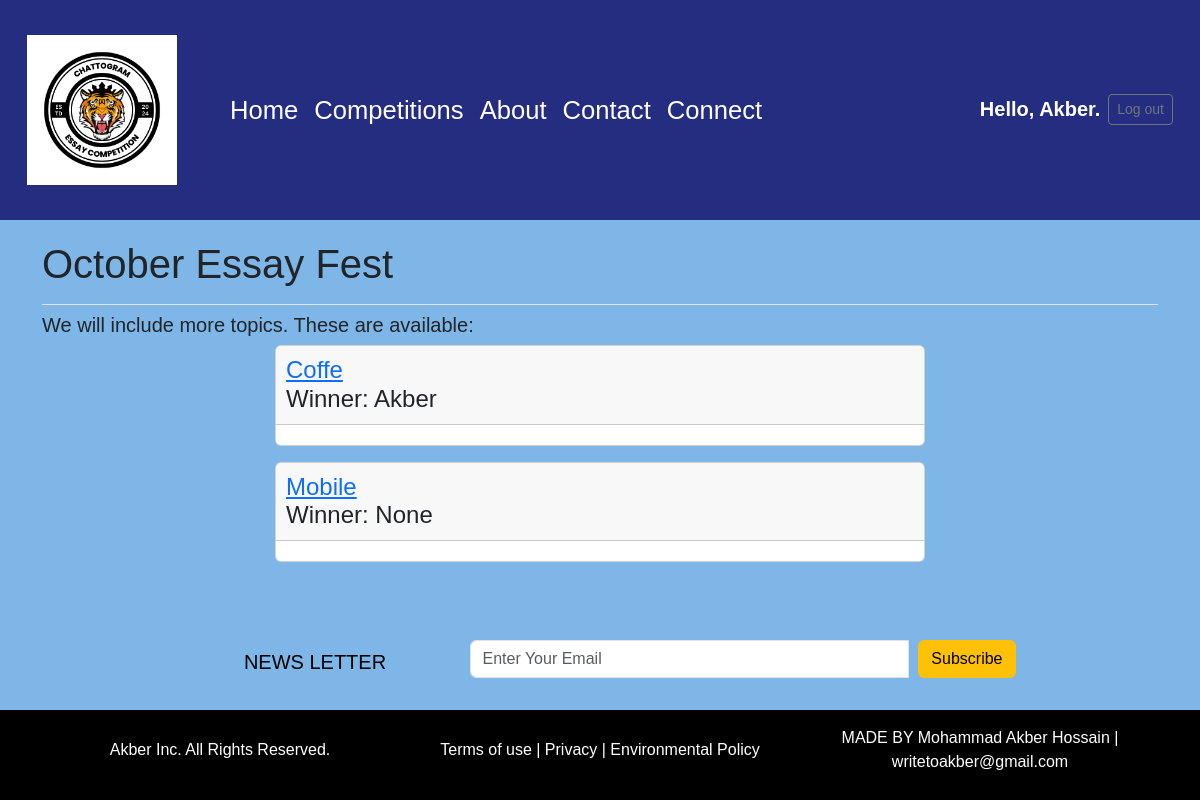
The page /competitions/1/ (signed in) on the database its author committed.
### nana/models.py (models this page shows, shortened)
class Competition(models.Model):
    name = models.CharField(max_length=250)
    deadline = models.DateTimeField()

class EssayTopic(models.Model):
    name = models.CharField(max_length=100)
    description = models.CharField(max_length=300)
    winner = models.ForeignKey(User, on_delete=models.CASCADE, null=True, blank=True)
    competition = models.ForeignKey(Competition, on_delete=models.CASCADE)

### nana/views.py (the view)
# urls.py: path('competitions/<int:competition_id>/', views.competition, name='competition'),
@login_required
def competition(request, competition_id):
    competition = Competition.objects.get(id=competition_id)
    essay_topics = EssayTopic.objects.filter(competition_id=competition)
    context = {'competition': competition, 'essay_topics': essay_topics,'now': timezone.now()}
    return render(request, 'nana/essaytopics.html', context)

### nana/templates/nana/essaytopics.html (shortened to what this page needs)
{% extends "nana/base.html" %}
{% block page_header %}
{% load static %}
 {% load django_bootstrap5 %}
    {% bootstrap_css %}
<body>
    <h1>{{ competition.name }}</h1>
{% endblock page_header %}
{% block content %}
    <h5>We will include more topics. These  are available:</h5>
    {% for x in essay_topics %}
        <div class="card mb-3">
            <h4 class="card-header">
                <a href="{% url 'nana:new_essay' x.id %}">
                    {{ x.name }}
                </a>
                {% if competition.deadline < now %}
                    <br>Winner: {{ x.winner }}
                {% endif %}
            </h4>
            <div class="card-body">
            </div>
        </div>
    {% empty %}
        <p>There are no entries for the topic yet.</p>
    {% endfor %}
{% endblock content %}

### nana/templates/nana/base.html (shortened to what this page needs)
{% load static %}
<html>
<html lang="en">
<head>
    {% load django_bootstrap5 %}
    {% bootstrap_css %}
</head>
<body>
<header class="header-container">
    <div class="container-fluid">
        <div class="row align-items-center">
            <div class="col-md-2 col-sm-3 col-6">
                <div class="logo">
                    <img src="{% static 'nana/images/Tiger_logo.png' %}" alt="Tiger Logo">
                </div>
            </div>
            <div class="col-md-10 col-sm-9 col-6 text-right">
                <nav class="navbar navbar-expand-lg navbar-light float-right">
                    <div class="collapse navbar-collapse" id="navbarSupportedContent">
                        <ul class="navbar-nav me-auto mb-2 mb-lg-0">
                            <li class="nav-item">
                                <a class="nav-link" href="{% url 'nana:index' %}">Home</a>
                            </li>
                            <li class="nav-item">
                                <a class="nav-link" href="{% url 'nana:competitions' %}">Competitions</a>
                            </li>
                            <li class="nav-item">
                                <a class="nav-link" href="{% url 'nana:about' %}">About</a>
                            </li>
                            <li class="nav-item">
                                <a class="nav-link" href="{% url 'nana:contact' %}">Contact</a>
                            </li>
                            <li class="nav-item">
                                <a class="nav-link" href="https://www.linkedin.com/in/akber2004/">Connect</a>
                            </li>
                        </ul>
                        <ul class="navbar-nav ms-auto">
                            {% if user.is_authenticated %}
                                <li class="nav-item">
                                    <span class="navbar-text text-white text me-2">Hello, {{ user.username }}.</span>
                                </li>
                                <li class="nav-item">
                                    <form action="{% url 'accounts:logout' %}" method="post">
                                        <button name="submit" class="btn btn-outline-secondary btn-sm text">
                                            Log out
                                        </button>
                                    </form>
                                </li>
                            {% endif %}
                        </ul>
                    </div>
                </nav>
            </div>
        </div>
    </div>
</header>
<main class="container main-content">
    <div class="pb-2 mb-2 border-bottom">
        {% block page_header %}{% endblock page_header %}
    </div>
    <div>
        {% block content %}
        {% endblock content %}
    </div>
</main>
<footer>
    <div class="container-fluid py-3 text-black">
        <div class="container">
            <div class="row align-items-center justify-content-center">
                <div class="col-12 col-sm-3 pt-2 text-center text-sm-left">
                    <h5>NEWS LETTER</h5>
                </div>
                <div class="col-12 col-sm-6">
                    <div class="input-group mb-3">
                        <input type="text" class="form-control" placeholder="Enter Your Email" aria-label="Recipient's username" aria-describedby="basic-addon2">
                        <div class="input-group-append">
                            <button class="btn btn-warning" type="button">Subscribe</button>
                        </div>
                    </div>
                </div>
            </div>
        </div>
    </div>
    <div class="container-fluid Footer-2nd-part-color bg-black text-white py-3">
        <div class="container">
            <div class="row">
                <div class="col-12 col-sm-4 text-center">
                    Akber Inc. All Rights Reserved.
                </div>
                <div class="col-12 col-sm-4 text-center">
                    Terms of use | Privacy | Environmental Policy
                </div>
                <div class="col-12 col-sm-4 text-center">
                    MADE BY Mohammad Akber Hossain | writetoakber@gmail.com
                </div>
            </div>
        </div>
    </div>
</footer>
</body>
</html>

### nana/templates/nana/base.html (style rules this page uses)
* { margin: 0; padding: 0; box-sizing: border-box; font-family: Arial, sans-serif; }
body { background-color: #f4f4f4; color: #333; }
.header-container { width: 100%; background-color: #252d80; color: white; padding: 15px ; }
.navbar-light .navbar-nav .nav-link { color: white; font-size: 1.6em; }
.logo img { width: 150px; }
.main-content { padding-top: 20px; }
.text { font-size: 1.25rem; font-weight: bold; }
.form-control { width: auto; flex-grow: 1; }
.btn-warning { margin-left: 10px; padding: 10px 20px; background-color: #015ae0; color: #fff; border: none; border-radius: 4px; cursor: pointer; }
html, body { margin: 0; padding: 0; height: 100%; display: flex; flex-direction: column; }
main { flex: 1; }
footer { color: #fff; width: 100%; }
.Footer-2nd-part-color { background-color: #343a40; }
.text-white { color: #fff; }
.container-fluid { padding: 20px 0; }
.row { display: flex; justify-content: space-between; align-items: center; flex-wrap: wrap; }
.text-center { text-align: center; margin-bottom: 10px; padding-left: 80px; padding-right: 80px; }
a { color: #4775ff; text-decoration: none; }
.logo img { height: 150px; }

### nana/templates/nana/essaytopics.html (style rules this page uses)
body { background-color: rgb(125, 182, 231); }
.card { max-width: 650px; margin: 0 auto; }
.card-header, .card-body { padding: 10px; }

### rows shown on the page
Competition: name "October Essay Fest"
EssayTopic: name "Coffe", winner "Akber"
EssayTopic: name "Mobile", winner "None"

### other values the page prints
{{ user.username }} "Akber"
